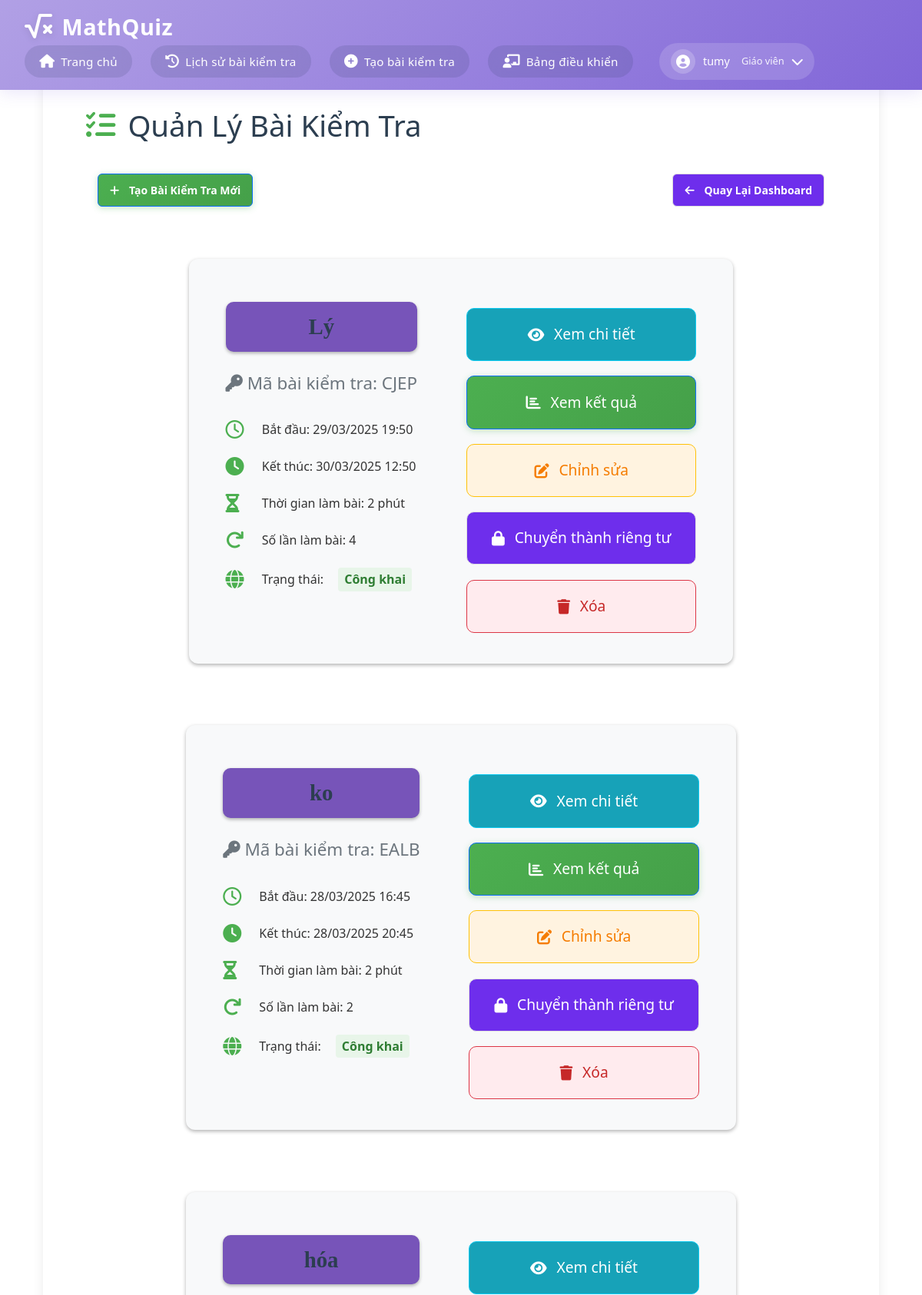
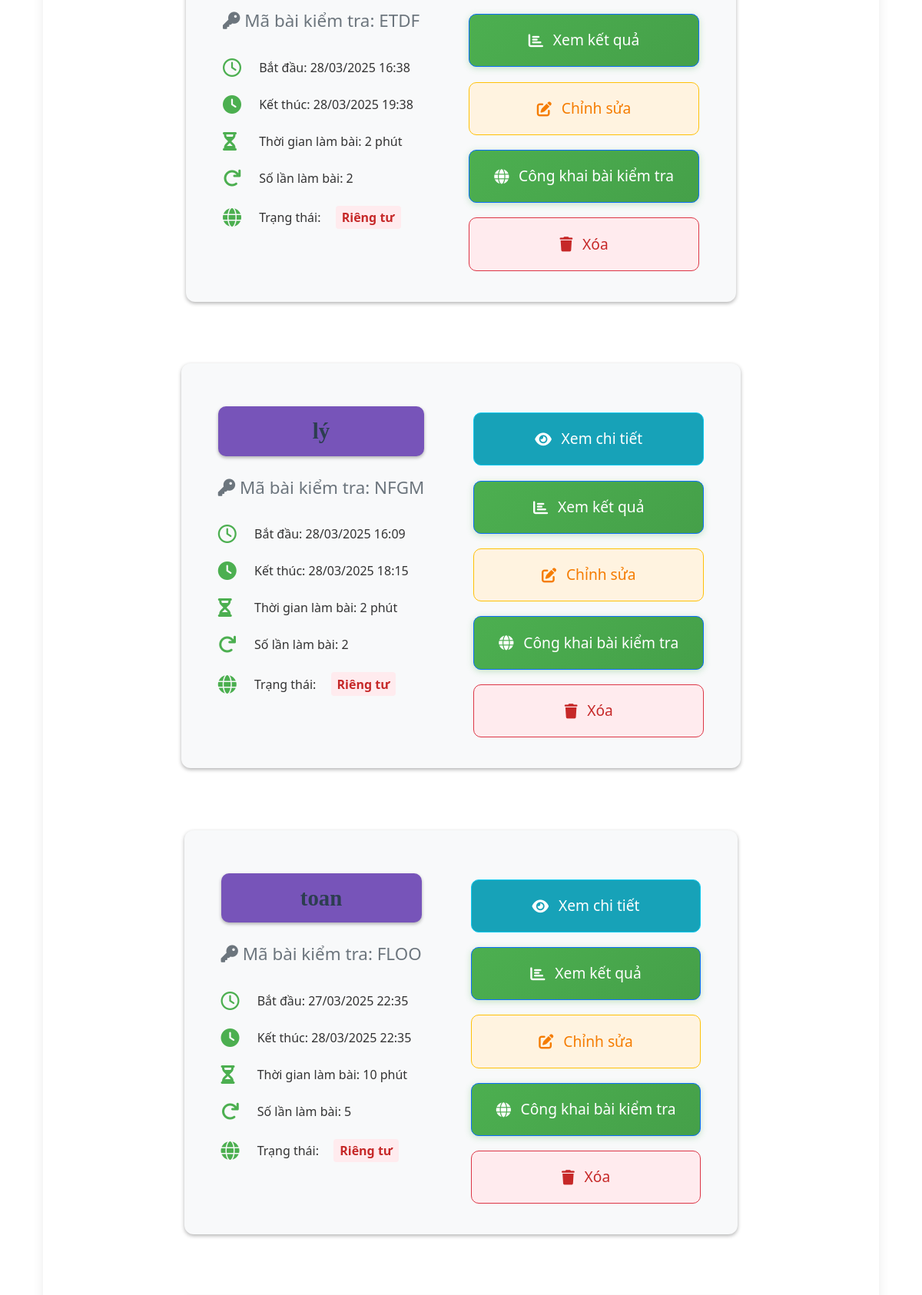
Page /teacher/manage-quizzes (signed in, upper part) on the committed database (2 pictures, top to bottom).
### app.py (models this page shows)
class Quiz(db.Model):
    id = db.Column(db.Integer, primary_key=True)
    title = db.Column(db.String(200), nullable=False)
    quiz_code = db.Column(db.String(10), unique=True, nullable=True, server_default=None)  # Make it nullable with default None
    teacher_id = db.Column(db.Integer, db.ForeignKey('user.id'), nullable=False)
    start_time = db.Column(db.DateTime, nullable=False)
    end_time = db.Column(db.DateTime, nullable=False)
    duration = db.Column(db.Integer, nullable=False)  # in minutes
    max_attempts = db.Column(db.Integer, nullable=True, default=None)  # Số lần làm bài tối đa
    is_public = db.Column(db.Boolean, default=False)  # Thêm trường is_public
    questions = db.relationship('Question', backref='quiz', lazy=True)
    teacher = db.relationship('User', backref='quizzes', lazy=True)

### app.py (the view)
@app.route('/teacher/manage-quizzes')
def manage_quizzes():
    if 'user_id' not in session or session['role'] != 'teacher':
        flash('Bạn không có quyền truy cập trang này!')
        return redirect(url_for('home'))
    teacher_id = session['user_id']
    quizzes = Quiz.query.filter_by(teacher_id=teacher_id).order_by(Quiz.id.desc()).all()
    return render_template('manage_quizzes.html', quizzes=quizzes)

### templates/manage_quizzes.html (shortened to what this page needs)
{% extends "base.html" %}
{% block content %}
<div class="container">
    <h1><i class="fas fa-tasks"></i> Quản Lý Bài Kiểm Tra</h1>
    <div class="action-bar">
        <a href="{{ url_for('create_quiz') }}" class="btn btn-primary">
            <i class="fas fa-plus"></i> Tạo Bài Kiểm Tra Mới
        </a>
        <a href="{{ url_for('teacher_dashboard') }}" class="btn btn-secondary">
            <i class="fas fa-arrow-left"></i> Quay Lại Dashboard
        </a>
    </div>
    <div class="quiz-list-manage">
        {% if quizzes %}
            {% for quiz in quizzes %}
            <div class="quiz-card">
                <div class="quiz-info">
                    <h3>{{ quiz.title }}</h3>
                    <div class="quiz-code">
                        <i class="fas fa-key"></i> Mã bài kiểm tra: {{ quiz.quiz_code }}
                    </div>
                    <div class="quiz-info-text">
                        <i class="far fa-clock"></i>
                        Bắt đầu: {{ quiz.start_time.strftime('%d/%m/%Y %H:%M') }}
                    </div>
                    <div class="quiz-info-text">
                        <i class="fas fa-clock"></i>
                        Kết thúc: {{ quiz.end_time.strftime('%d/%m/%Y %H:%M') }}
                    </div>
                    <div class="quiz-info-text">
                        <i class="fas fa-hourglass-half"></i>
                        Thời gian làm bài: {{ quiz.duration }} phút
                    </div>
                    <div class="quiz-info-text">
                        <i class="fas fa-redo"></i>
                        Số lần làm bài: {{ quiz.max_attempts if quiz.max_attempts else 'Không giới hạn' }}
                    </div>
                    <div class="quiz-info-text">
                        <i class="fas fa-globe"></i>
                        Trạng thái: <span class="visibility-status {{ 'public' if quiz.is_public else 'private' }}">
                            {{ 'Công khai' if quiz.is_public else 'Riêng tư' }}
                        </span>
                    </div>
                </div>
                <div class="quiz-actions">
                    <a href="{{ url_for('view_quiz', quiz_id=quiz.id) }}" class="btn btn-small btn-info">
                        <i class="fas fa-eye"></i> Xem chi tiết
                    </a>
                    <a href="{{ url_for('quiz_results', quiz_id=quiz.id) }}" class="btn btn-small btn-primary">
                        <i class="fas fa-chart-bar"></i> Xem kết quả
                    </a>
                    <a href="{{ url_for('edit_quiz', quiz_id=quiz.id) }}" class="btn btn-small btn-warning">
                        <i class="fas fa-edit"></i> Chỉnh sửa
                    </a>
                    <a href="{{ url_for('toggle_quiz_visibility', quiz_id=quiz.id) }}" class="btn btn-small {{ 'btn-secondary' if quiz.is_public else 'btn-primary' }}">
                        <i class="fas {{ 'fa-lock' if quiz.is_public else 'fa-globe' }}"></i>
                        {{ 'Chuyển thành riêng tư' if quiz.is_public else 'Công khai bài kiểm tra' }}
                    </a>
                    <a href="{{ url_for('delete_quiz', quiz_id=quiz.id) }}" class="btn btn-small btn-danger" onclick="return confirm('Bạn có chắc chắn muốn xóa bài kiểm tra này?')">
                        <i class="fas fa-trash"></i> Xóa
                    </a>
                </div>
            </div>
            {% endfor %}
        {% endif %}
    </div>
</div>
{% endblock %}

### static/css/style.css (style rules this page uses)
:root { --primary-color: #9370DB; --secondary-color: #B19CD9; --background-color: linear-gradient(135deg, #9370DB, #9c83ca, #F8F8FF); --text-color: #333; }
* { margin: 0; padding: 0; box-sizing: border-box; }
html, body { height: 100%; margin: 0; display: flex; flex-direction: column; }
body { font-family: Arial, sans-serif; background-color: var(--background-color); color: var(--text-color); line-height: 1.6; height: 100%; width: 100%; margin: 0; }
.container { width: 100%; text-align: center; margin: 30px auto; }
.btn { background-color: #9370DB; color: white; padding: 0.8rem 1.5rem; border: none; border-radius: 4px; cursor: pointer; font-size: 1rem; transition: background-color 0.3s; text-decoration: none; display: inline-block; }
.btn { width: 300px; padding: 12px; font-size: 18px; color: #fff; background-color: #007bff; border: none; border-radius: 4px; cursor: pointer; }
.btn-primary { width: auto; background-color: #1a9248 !important; }
.btn-danger { background-color: #db1c1c; }
.btn-secondary { width: auto; background-color: #6e2eec !important; }
.quiz-card { display: block; background: #ffffff; padding: 1.5rem; border-radius: 10px; box-shadow: 0 2px 5px rgba(0, 0, 0, 0.3); max-width: 100%; margin: 20px auto; width: auto; box-sizing: border-box; height: auto; }
.quiz-card h3 { font-family: 'Times New Roman', Times, serif; background: #7754b9; color: #ffffff; border-radius: 10px; padding: 15px; box-shadow: 0 2px 4px rgba(0,0,0,0.3); margin: 0; font-size: 1.5rem; text-overflow: ellipsis; overflow: hidden; white-space: nowrap; word-wrap: break-word; }
.quiz-card .quiz-info { font-size: 1rem; margin-top: 1rem; }
.quiz-card .quiz-info-text { font-size: 1rem; color: #333; }
.quiz-card .quiz-actions { margin-top: 1.5rem; display: flex; justify-content: space-between; }
.quiz-actions { display: flex; gap: 1rem; margin-top: 1rem; }
.quiz-actions .btn-info { background-color: #17a2b8; color: white; }
.quiz-info-text { font-size: 0.875rem; margin: 5px 0; word-wrap: break-word; }
.btn-small { padding: 0.5rem 1rem; font-size: 0.9rem; }
.quiz-info-text { margin-top: 20px; color: #110e0e; text-align: center; text-align: left; }
.action-bar { display: flex; justify-content: space-between; margin-bottom: 20px; }
.action-bar .btn { padding: 10px 15px; font-size: 14px; font-weight: bold; border-radius: 6px; text-decoration: none; margin-left: 15px; margin-right: 15px; }

### templates/base.html (style rules this page uses)
:root { --primary-color: #b1a0e5; --secondary-color: #8166d8; --background-color: #b1a4dd; --text-color: #333; --shadow: rgba(112, 87, 219, 0.15); }
body { margin: 0; padding: 0; min-height: 100vh; background: var(--background-color); font-family: 'Segoe UI', system-ui, -apple-system, sans-serif; color: var(--text-color); display: flex; flex-direction: column; }
.container { margin-top: 6rem; margin-bottom: 15px; padding: 2rem; background: white; border-radius: 20px; box-shadow: -2px 7px 30px rgb(0 0 0 / 15%); flex: 1; }

### rows in the picture
Quiz: title "Lý", quiz_code "CJEP", start_time "29/03/2025 19:50", end_time "30/03/2025 12:50", duration "2", max_attempts "4", is_public "Công khai", is_public "Chuyển thành riêng tư"
Quiz: title "ko", quiz_code "EALB", start_time "28/03/2025 16:45", end_time "28/03/2025 20:45", duration "2", max_attempts "2", is_public "Công khai", is_public "Chuyển thành riêng tư"
Quiz: title "hóa", quiz_code "ETDF", start_time "28/03/2025 16:38", end_time "28/03/2025 19:38", duration "2", max_attempts "2", is_public "Riêng tư", is_public "Công khai bài kiểm tra"
Quiz: title "lý", quiz_code "NFGM", start_time "28/03/2025 16:09", end_time "28/03/2025 18:15", duration "2", max_attempts "2", is_public "Riêng tư", is_public "Công khai bài kiểm tra"
Quiz: title "toan", quiz_code "FLOO", start_time "27/03/2025 22:35", end_time "28/03/2025 22:35", duration "10", max_attempts "5", is_public "Riêng tư", is_public "Công khai bài kiểm tra"

### other values in the picture
{{ session['username'] }} "tumy"
